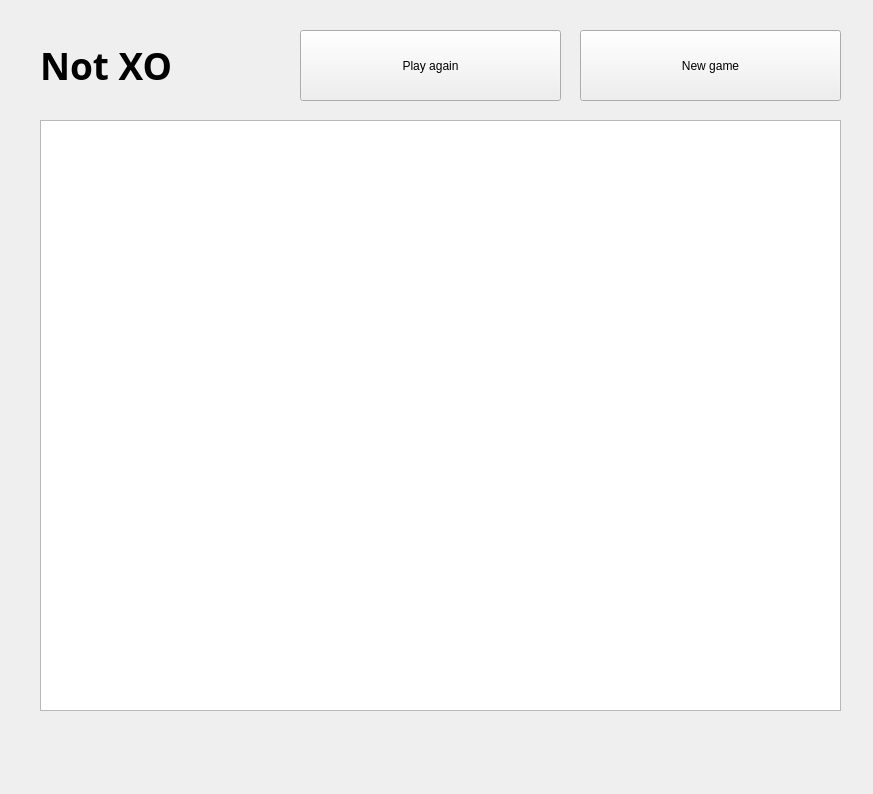
<?xml version="1.0" encoding="UTF-8"?>
<ui version="4.0">
 <class>MainWindow</class>
 <widget class="QMainWindow" name="MainWindow">
  <property name="geometry">
   <rect>
    <x>0</x>
    <y>0</y>
    <width>873</width>
    <height>794</height>
   </rect>
  </property>
  <property name="windowTitle">
   <string>MainWindow</string>
  </property>
  <widget class="QWidget" name="centralwidget">
   <widget class="QTableWidget" name="board">
    <property name="geometry">
     <rect>
      <x>40</x>
      <y>120</y>
      <width>801</width>
      <height>591</height>
     </rect>
    </property>
    <property name="font">
     <font>
      <family>OpenDyslexicAlt Nerd Font</family>
      <pointsize>20</pointsize>
      <bold>true</bold>
     </font>
    </property>
    <property name="verticalScrollBarPolicy">
     <enum>Qt::ScrollBarAlwaysOff</enum>
    </property>
    <property name="horizontalScrollBarPolicy">
     <enum>Qt::ScrollBarAlwaysOff</enum>
    </property>
    <property name="editTriggers">
     <set>QAbstractItemView::NoEditTriggers</set>
    </property>
    <property name="tabKeyNavigation">
     <bool>true</bool>
    </property>
    <property name="showDropIndicator" stdset="0">
     <bool>false</bool>
    </property>
    <property name="dragDropOverwriteMode">
     <bool>false</bool>
    </property>
    <property name="selectionMode">
     <enum>QAbstractItemView::NoSelection</enum>
    </property>
    <property name="rowCount">
     <number>0</number>
    </property>
    <property name="columnCount">
     <number>0</number>
    </property>
    <attribute name="horizontalHeaderVisible">
     <bool>false</bool>
    </attribute>
    <attribute name="horizontalHeaderCascadingSectionResizes">
     <bool>true</bool>
    </attribute>
    <attribute name="horizontalHeaderMinimumSectionSize">
     <number>1</number>
    </attribute>
    <attribute name="horizontalHeaderDefaultSectionSize">
     <number>90</number>
    </attribute>
    <attribute name="verticalHeaderVisible">
     <bool>false</bool>
    </attribute>
    <attribute name="verticalHeaderCascadingSectionResizes">
     <bool>true</bool>
    </attribute>
    <attribute name="verticalHeaderMinimumSectionSize">
     <number>1</number>
    </attribute>
    <attribute name="verticalHeaderDefaultSectionSize">
     <number>66</number>
    </attribute>
   </widget>
   <widget class="QPushButton" name="newGame">
    <property name="geometry">
     <rect>
      <x>580</x>
      <y>30</y>
      <width>261</width>
      <height>71</height>
     </rect>
    </property>
    <property name="text">
     <string>New game</string>
    </property>
   </widget>
   <widget class="QLabel" name="winner_label">
    <property name="geometry">
     <rect>
      <x>170</x>
      <y>730</y>
      <width>251</width>
      <height>51</height>
     </rect>
    </property>
    <property name="font">
     <font>
      <pointsize>18</pointsize>
      <bold>true</bold>
     </font>
    </property>
    <property name="text">
     <string/>
    </property>
   </widget>
   <widget class="QPushButton" name="playagain">
    <property name="geometry">
     <rect>
      <x>300</x>
      <y>30</y>
      <width>261</width>
      <height>71</height>
     </rect>
    </property>
    <property name="text">
     <string>Play again</string>
    </property>
   </widget>
   <widget class="QLabel" name="label">
    <property name="geometry">
     <rect>
      <x>40</x>
      <y>30</y>
      <width>241</width>
      <height>71</height>
     </rect>
    </property>
    <property name="font">
     <font>
      <family>OpenDyslexic Nerd Font</family>
      <pointsize>28</pointsize>
      <bold>true</bold>
     </font>
    </property>
    <property name="text">
     <string>Not XO</string>
    </property>
   </widget>
  </widget>
 </widget>
 <resources/>
 <connections/>
</ui>
